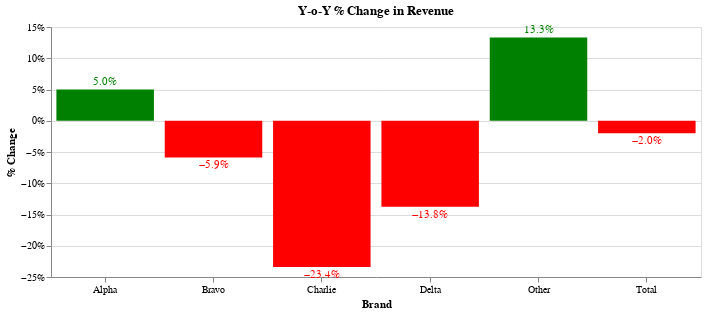

Notebook code cell kept with this figure:
### Code cell
base = alt.Chart(annual_change_sales).encode(
    x=alt.X("brand:N", 
            title='Brand',
            axis=alt.Axis(labelAngle=0)
    ),
    y=alt.Y("% Change:Q",
            axis=alt.Axis(format=".0%")
    ),
    color=alt.condition(
        alt.datum["% Change"] > 0, # fixed this 
        alt.value("green"),  # The positive color
        alt.value("red")  # The negative color
    ),
    text=alt.Text(
        '% Change',
        format=(".1%")
    )
        
).properties(
    width=650,
    height=250,
    title='Y-o-Y % Change in Revenue'
)

chart = base.mark_bar() + base.mark_text(align='center', 
                                 baseline=alt.expr(alt.expr.if_(alt.datum['% Change'] >= 0, 'bottom', 'top')),
                                 dy=alt.expr(alt.expr.if_(alt.datum['% Change'] >= 0, -2, 2)),
                                 dx=0)
chart.show()

### Figure 1 — Vega-Lite specification as saved in the notebook (floating-point values rounded to 4 significant figures)
{"$schema": "https://vega.github.io/schema/vega-lite/v5.20.1.json", "config": {"view": {"continuousHeight": 300, "continuousWidth": 300}}, "data": {"name": "data-83fc2058f5f49f8580120e6c626b599b"}, "datasets": {"data-83fc2058f5f49f8580120e6c626b599b": [{"% Change": 0.05004, "brand": "Alpha", "year": 2}, {"% Change": -0.05861, "brand": "Bravo", "year": 2}, {"% Change": -0.234, "brand": "Charlie", "year": 2}, {"% Change": -0.1378, "brand": "Delta", "year": 2}, {"% Change": 0.1333, "brand": "Other", "year": 2}, {"% Change": -0.01999, "brand": "Total", "year": 2}]}, "height": 250, "layer": [{"encoding": {"color": {"condition": {"test": "(datum['% Change'] > 0)", "value": "green"}, "value": "red"}, "text": {"field": "% Change", "format": ".1%", "type": "quantitative"}, "x": {"axis": {"labelAngle": 0}, "field": "brand", "title": "Brand", "type": "nominal"}, "y": {"axis": {"format": ".0%"}, "field": "% Change", "type": "quantitative"}}, "mark": {"type": "bar"}, "title": "Y-o-Y % Change in Revenue"}, {"encoding": {"color": {"condition": {"test": "(datum['% Change'] > 0)", "value": "green"}, "value": "red"}, "text": {"field": "% Change", "format": ".1%", "type": "quantitative"}, "x": {"axis": {"labelAngle": 0}, "field": "brand", "title": "Brand", "type": "nominal"}, "y": {"axis": {"format": ".0%"}, "field": "% Change", "type": "quantitative"}}, "mark": {"align": "center", "baseline": {"expr": "if((datum['% Change'] >= 0),'bottom','top')"}, "dx": 0, "dy": {"expr": "if((datum['% Change'] >= 0),-2,2)"}, "type": "text"}, "title": "Y-o-Y % Change in Revenue"}], "width": 650}
